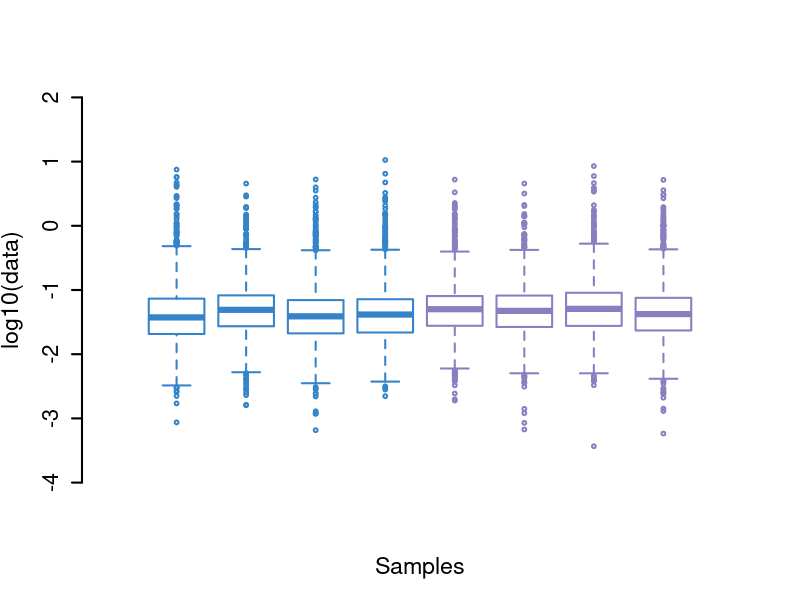

Here is the R script that generated this plot:
rm(list = ls())
library(ggplot2)
library(ggpubr)
library(RColorBrewer)

data <- read.csv("eFig 1g.csv",row.names = 1)
data[data == 0] <- NA
data1 <- log10(data)
range(na.omit(data1))

boxplot(data1[1:4],axes=F,col="white",
        border = "#3583C9",lwd=2, cex=.5,
        xlim=c(0,9),ylim=c(-4,2),xlab = "Samples",ylab = "log10(data)",
        cex.lab=1.4, font.lab=1) 
boxplot(data1[5:8],add = T,axes=F,at=c(5:8),col="white",
        border="#8B7EC0",lwd=2, cex=.5) 
axis(2,at=c(-4,-3,-2,-1,0,1,2), 
     label=c("-4","-3","-2","-1","0","1","2"),lwd=2,
     lwd.ticks = 2,
     font.axis=1, 
     cex.axis=1.3) 
legend(list(x=0,y=20),bty="n",title=NA, lwd = 2,
       c("OA","RA"),
       pch=c(0,0),col=c("#3583C9","#8B7EC0"),horiz=T,pt.cex=3,
       cex=1.4,text.font = 1,text.width = strwidth("1000000000000"))